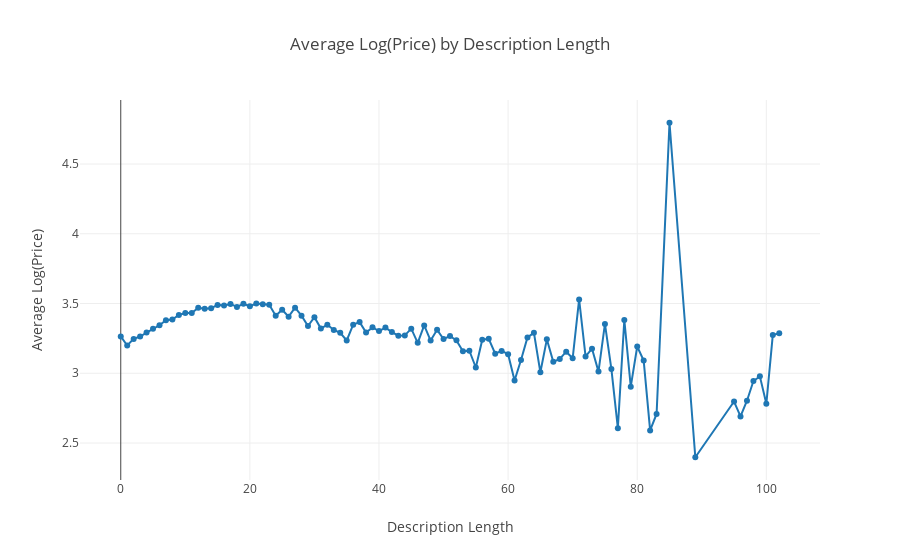

Notebook code for this chart:
### Code cell
print('\n ************* Item Description ***********')
train['desc_len'] = train['item_description'].apply(lambda x: wordCount(x))
test['desc_len'] = test['item_description'].apply(lambda x: wordCount(x))
#print(train.head())
df = train.groupby('desc_len')['price'].mean().reset_index()

trace1 = go.Scatter(
    x = df['desc_len'],
    y = np.log(df['price']+1),
    mode = 'lines+markers',
    name = 'lines+markers')
layout = dict(title= 'Average Log(Price) by Description Length',
              yaxis = dict(title='Average Log(Price)'),
              xaxis = dict(title='Description Length'))
fig=dict(data=[trace1], layout=layout)
py.iplot(fig)

# remove missing values in item description
train = train[pd.notnull(train['item_description'])]

### Figure 1 — Plotly figure (JSON) as saved in the notebook; plotly's stock layout.template omitted (floating-point values rounded to 4 significant figures)
{"data": [{"mode": "lines+markers", "name": "lines+markers", "type": "scatter", "x": [0, 1, 2, 3, 4, 5, 6, 7, 8, 9, 10, 11, 12, 13, 14, 15, 16, 17, 18, 19, 20, 21, 22, 23, 24, 25, 26, 27, 28, 29, 30, 31, 32, 33, 34, 35, 36, 37, 38, 39, 40, 41, 42, 43, 44, 45, 46, 47, 48, 49, 50, 51, 52, 53, 54, 55, 56, 57, 58, 59, 60, 61, 62, 63, 64, 65, 66, 67, 68, 69, 70, 71, 72, 73, 74, 75, 76, 77, 78, 79, 80, 81, 82, 83, 85, 89, 95, 96, 97, 98, 99, 100, 101, 102], "y": [3.264, 3.199, 3.246, 3.263, 3.291, 3.319, 3.344, 3.38, 3.385, 3.418, 3.432, 3.431, 3.469, 3.463, 3.466, 3.49, 3.486, 3.497, 3.475, 3.498, 3.48, 3.5, 3.495, 3.491, 3.412, 3.455, 3.406, 3.47, 3.413, 3.338, 3.402, 3.32, 3.348, 3.311, 3.29, 3.235, 3.348, 3.367, 3.292, 3.329, 3.303, 3.327, 3.295, 3.269, 3.271, 3.32, 3.218, 3.343, 3.234, 3.311, 3.245, 3.267, 3.236, 3.158, 3.161, 3.041, 3.241, 3.247, 3.141, 3.16, 3.136, 2.948, 3.095, 3.257, 3.29, 3.007, 3.243, 3.082, 3.103, 3.155, 3.107, 3.529, 3.121, 3.176, 3.012, 3.354, 3.03, 2.606, 3.382, 2.904, 3.192, 3.091, 2.59, 2.708, 4.796, 2.398, 2.797, 2.69, 2.803, 2.944, 2.978, 2.781, 3.273, 3.287]}], "layout": {"title": "Average Log(Price) by Description Length", "xaxis": {"title": "Description Length"}, "yaxis": {"title": "Average Log(Price)"}}}
